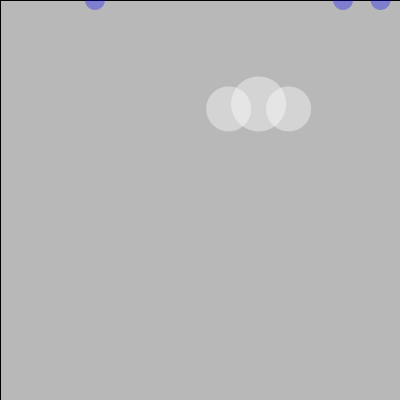
Frame 1 (no input)
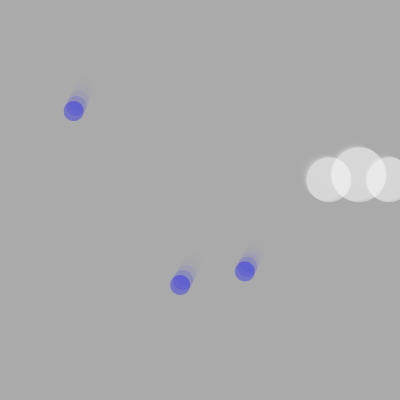
Frame 60 (the mouse pressed at the canvas centre just before this capture)
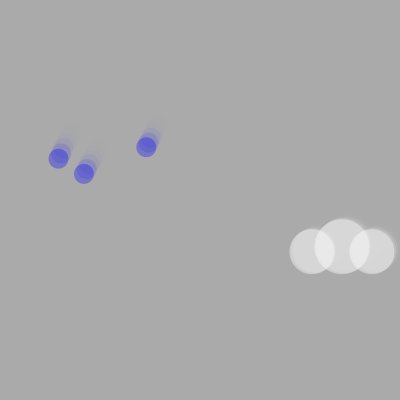
Frame 120 (the mouse held since frame 60 and released just before this capture)

The Processing sketch that drew these frames (run headless with seeded random() and noise(); from frame 60 on, the mouse is pressed at the canvas centre):

// Processing sketch: processing_114420
// ── processing_114420.pde

//Ara Lee
//aral
//copyright Ara Lee, October 2013, Pittsburgh, PA
//hw7
//257

//variables
float x1, y1;  //cloud location
float x2_1, y2_1, x2_2, y2_2, x2_3, y2_3;   //raindrop location

float dx1, dy1;  //temporary x, y values

float r;  //rate of raindrops falling

void setup()
{
  size(400, 400);
  
  x1 = random(width);
  y1 = random(height);
  
  x2_1 = random(width);
  y2_1 = 0;
  
  x2_2 = random(width);
  y2_2 = 0;
  
  x2_3 = random(width);
  y2_3 = 0;
  
  r = 2.3;
  
  dx1 = 1.7;
  dy1 = 1.2;
}

void draw()
{
  prepScrn();
  
  cloud();
  moveCloud();
  
  rainDrops();
  raining();
  
  checkCollision();
}

void prepScrn()
{
  fill(170, 150);
  rect(0, 0, width, height);
}

void cloud()
{
  noStroke();
  fill(255, 100);
  ellipse(x1-30, y1+5, 45, 45);
  ellipse(x1, y1, 55, 55);
  ellipse(x1+30, y1+5, 45, 45);
}

void moveCloud()
{
  x1 += dx1;
  if(x1 > width || x1 < 0)
  {
    dx1 = -dx1;
  }
  
  y1 += dy1;
  if(y1 > height || y1 < 0)
  {
    dy1 = -dy1;
  }
}

void rainDrops()
{
  fill(0, 0, 255, 80);
  drop1();
  drop2();
  drop3();
}

void drop1()
{
  ellipse(x2_1, y2_1, 20, 20);
}

void drop2()
{
  ellipse(x2_2, y2_2, 20, 20);
}

void drop3()
{
  ellipse(x2_3, y2_3, 20, 20);
}

void raining()
{
  //drop1
  if(x2_1 < 0 || y2_1 > height)
  {
    x2_1 = random(width);
    y2_1 = 0;
  }
  x2_1 = x2_1 - r;
  y2_1 = y2_1 + 2*r;
  
  //drop2
  if(x2_2 < 0 || y2_2 > height)
  {
    x2_2 = random(width);
    y2_2 = 0;
  }
  x2_2 = x2_2 - 1.1*r;
  y2_2 = y2_2 + 2.3*r;
  
  //drop3
  if(x2_3 < 0 || y2_3 > height)
  {
    x2_3 = random(width);
    y2_3 = 0;
  }
  x2_3 = x2_3 - 1.2*r;
  y2_3 = y2_3 + 2.1*r;
}

void checkCollision()  //lightning
{
  float d1 = dist(x1, y1, x2_1, y2_1);
  float d2 = dist(x1, y1, x2_2, y2_2);
  float d3 = dist(x1, y1, x2_3, y2_3);
  
  if(d1 < 40)
  {
    fill(255, 255, 0, 200);
    rect(0, 0, width, height);
  }
  if(d2 < 40)
  {
    fill(255, 255, 0, 200);
    rect(0, 0, width, height);
  }
  if(d3 < 40)
  {
    fill(255, 255, 0, 200);
    rect(0, 0, width, height);
  }
}

void keyPressed()
{
  if(key == 'R')
  {
    r = r+.1;
    if(r > 8)
    {
      r = 2;
    }
  }
  if(key == 'r')
  {
    r = r-.1;
    if(r < 0)
    {
      r = .1;
    }
  }
  if(key == ' ')
  {
    x1 = random(width);
    y1 = random(height);
    
    x2_1 = random(width);
    y2_1 = 0;
    
    x2_2 = random(width);
    y2_2 = 0;
    
    x2_3 = random(width);
    y2_3 = 0;
    
    r = 2.3;
    
    dx1 = 1.7;
    dy1 = 1.2;
  }
}
